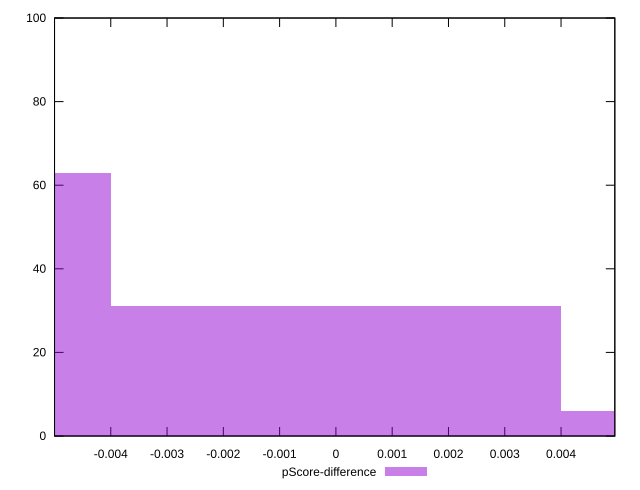

The gnuplot source for this figure:
reset

$pScoreDifference <<EOF
0 31
0.007986024389171465 6
-0.007986024389171465 63
EOF

set key outside below
set boxwidth 0.007986024389171465
set xrange [-0.004999001738211106:0.004955587849570731]
set yrange [0:100]
set trange [0:100]
set style fill transparent solid 0.5 noborder
set terminal svg size 640, 490 enhanced background rgb 'white'
set output "report_00017_2021-02-10T15-08-03.406Z/speed-index/samples/pages+cached+noadtech/pScore-difference/histogram.svg"

plot $pScoreDifference title "pScore-difference" with boxes

reset
